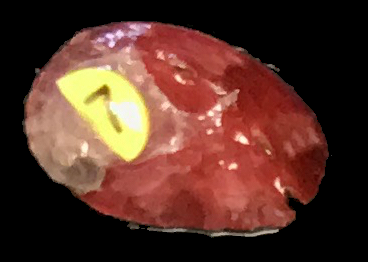
#> input picture FeatureDetectors/AbalonePhotos/7_1-yr.png, 368 x 262 px, found by its file name; its folder holds 4 pictures in this run
$ python abcvSurfBFMatch.py AbalonePhotos/7_1-yr.png 'AbalonePhotos/7_11_27_(2).jpg' 5 5
#> lines starting #> are read from the running program, lines starting #| are printed output that depends on the picture
import numpy as np
import cv2
import matplotlib.pyplot as plt
import sys

base = "./AbalonePhotos/"
query = base + sys.argv[1]
train = base + sys.argv[2]
hessian = int(sys.argv[3])
lines = int(sys.argv[4])

img1 = cv2.imread(query,0)
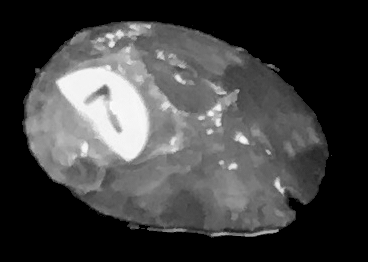
#> img1: shape (262, 368); min 0, max 252, mean 64.9
img2 = cv2.imread(train,0)
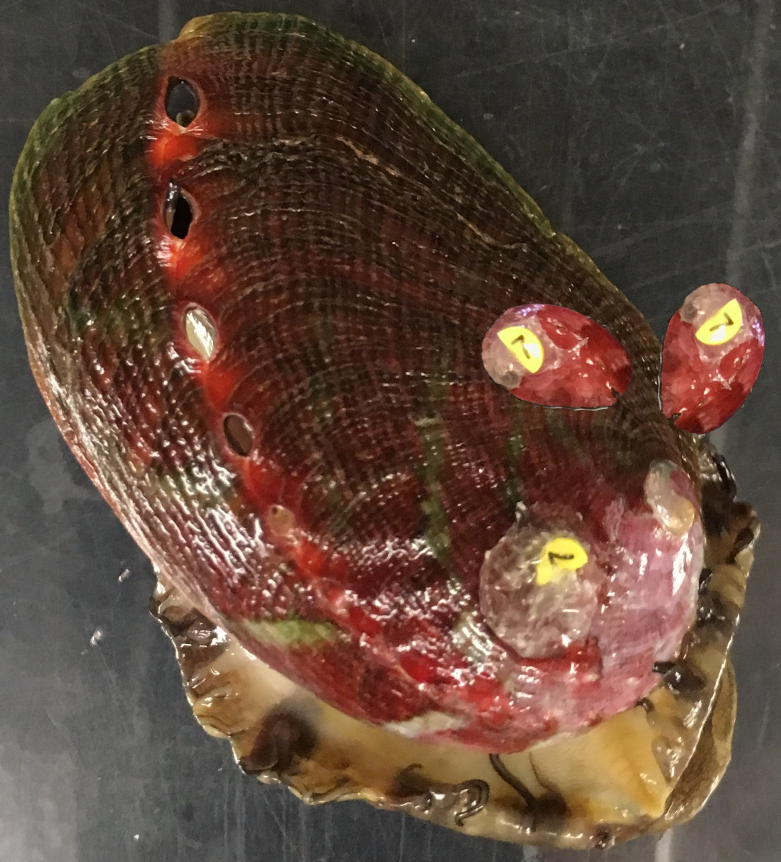
#> input picture FeatureDetectors/AbalonePhotos/7_11_27_(2).jpg, 1562 x 1724 px, found by its file name (shown at 1/2 size)
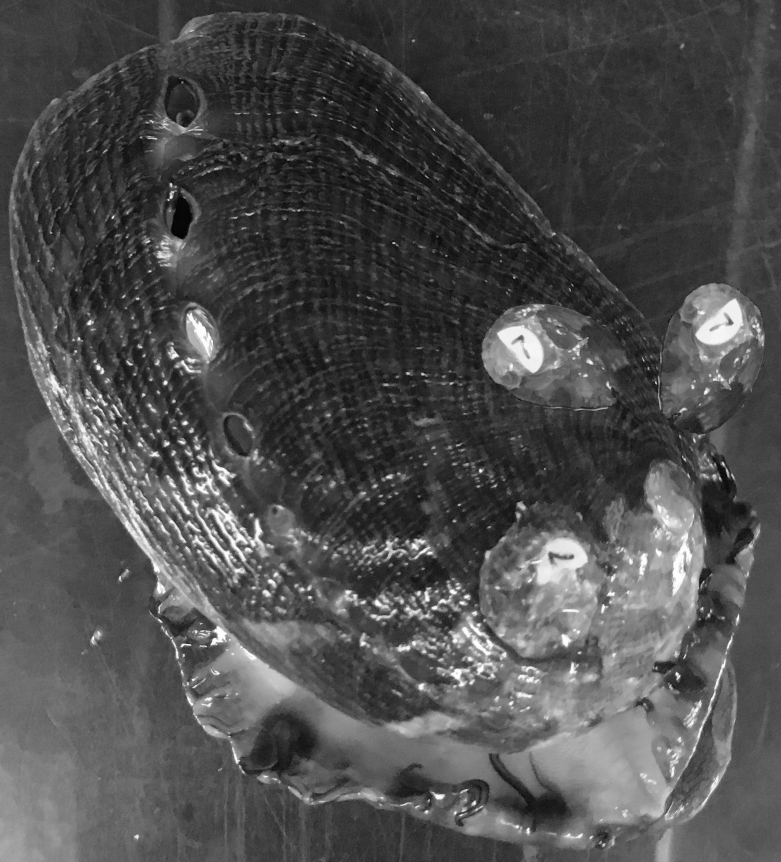
#> img2: shape (1724, 1562) (shown at 1/2 size); min 0, max 255, mean 77.7

#Initialize
#> (the run stopped early here; a loop or call above may not have finished)
